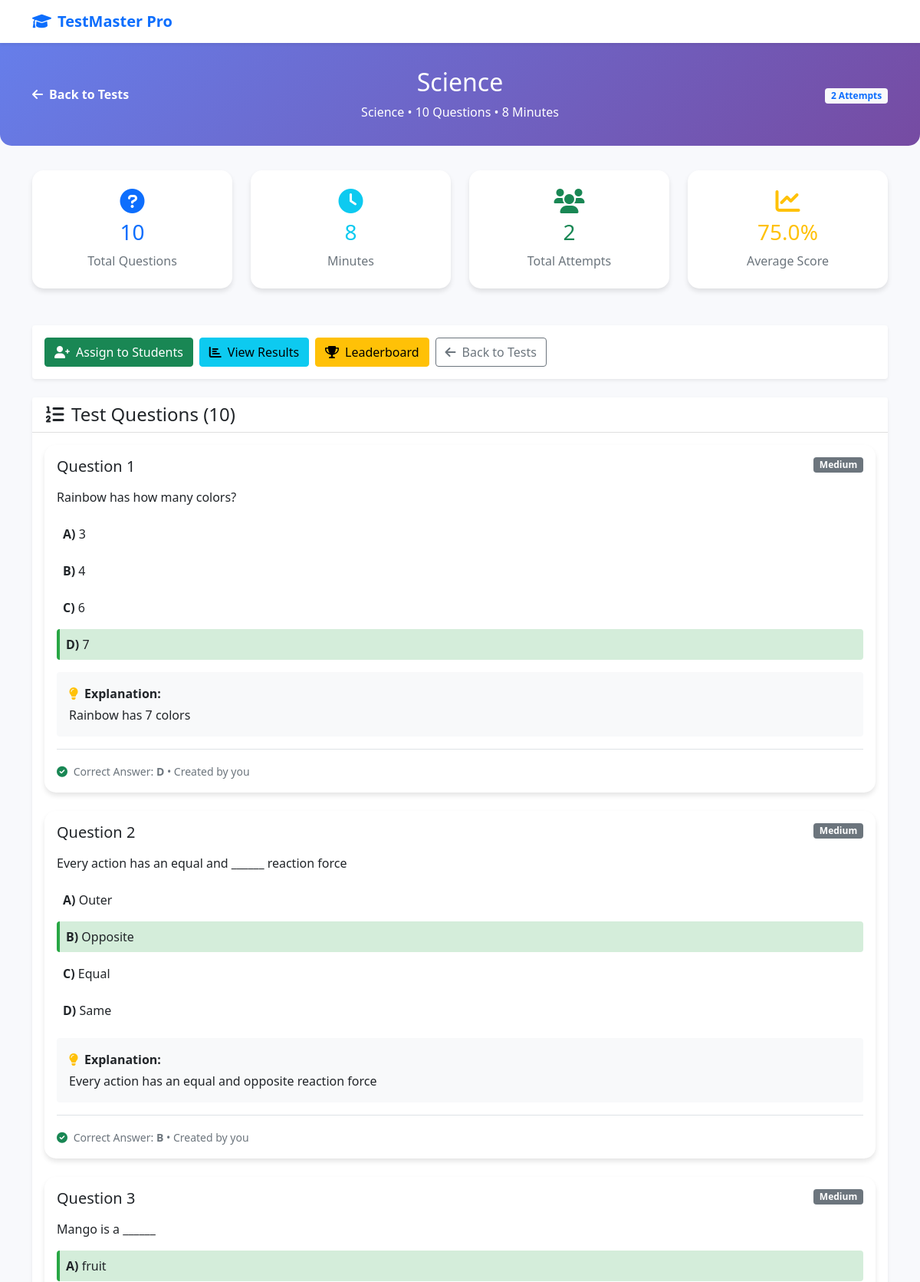
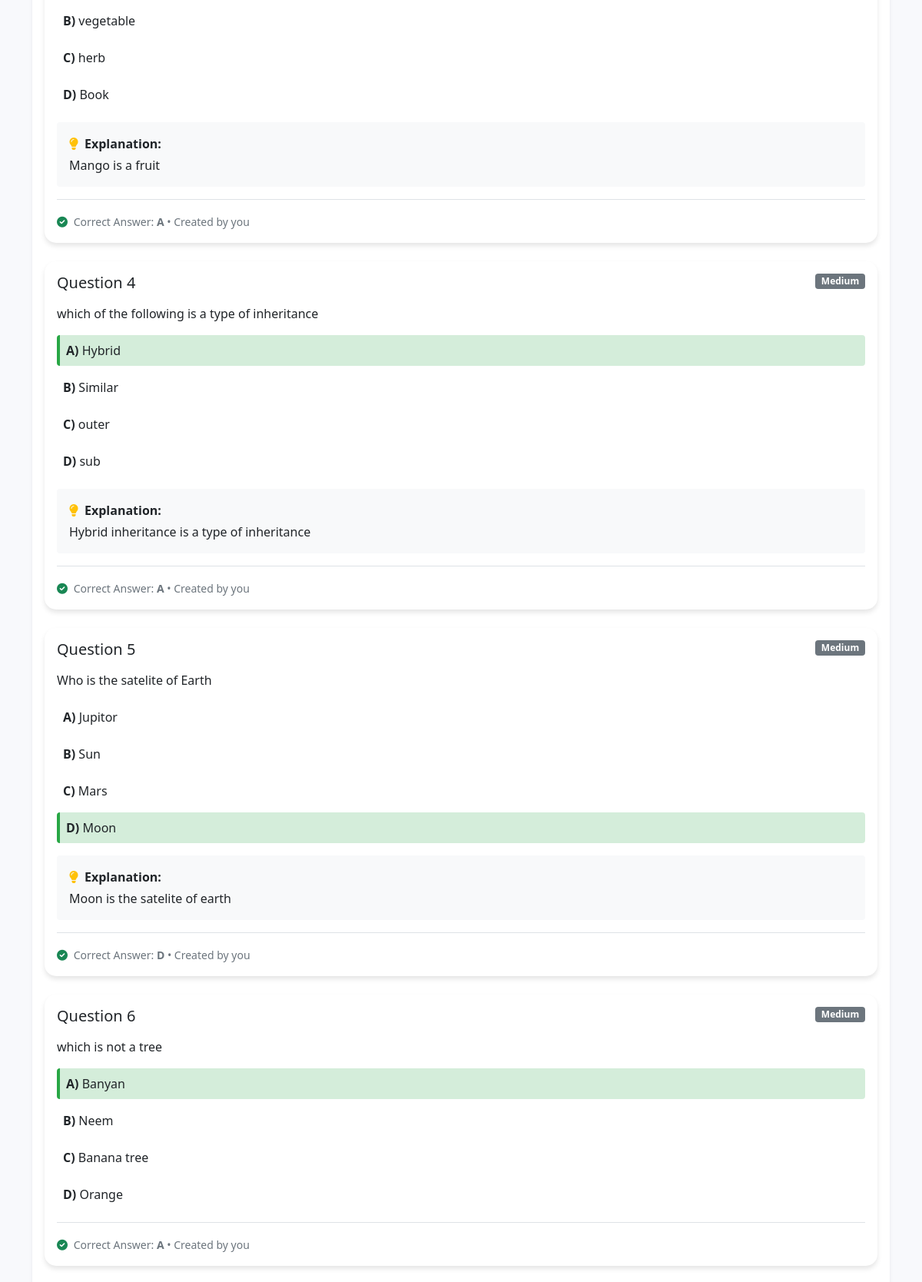
The page /teacher/view_test/1 (signed in, upper part) on the database its author committed (2 pictures, top to bottom).
### models.py (models this page shows)
class TestPaper(db.Model):
    id = db.Column(db.Integer, primary_key=True)
    name = db.Column(db.String(200), nullable=False)
    description = db.Column(db.Text)
    subject = db.Column(db.String(100), nullable=False)
    total_questions = db.Column(db.Integer, nullable=False)
    duration = db.Column(db.Integer, nullable=False)
    created_by = db.Column(db.Integer, db.ForeignKey('user.id'), nullable=False)
    created_at = db.Column(db.DateTime, default=lambda: datetime.now(timezone.utc))
    is_active = db.Column(db.Boolean, default=True)
    questions = db.relationship('TestQuestion', backref='test_paper', cascade='all, delete-orphan')

class TestQuestion(db.Model):
    id = db.Column(db.Integer, primary_key=True)
    test_paper_id = db.Column(db.Integer, db.ForeignKey('test_paper.id'), nullable=False)
    question_id = db.Column(db.Integer, db.ForeignKey('question.id'), nullable=False)
    question_number = db.Column(db.Integer, nullable=False)
    question = db.relationship('Question', backref='test_questions')

class Question(db.Model):
    id = db.Column(db.Integer, primary_key=True)
    subject = db.Column(db.String(100), nullable=False)
    question_text = db.Column(db.Text, nullable=False)
    option_a = db.Column(db.Text, nullable=False)
    option_b = db.Column(db.Text, nullable=False)
    option_c = db.Column(db.Text, nullable=False)
    option_d = db.Column(db.Text, nullable=False)
    correct_answer = db.Column(db.String(1), nullable=False)
    explanation = db.Column(db.Text)
    difficulty = db.Column(db.String(20), default='medium')
    uploaded_by = db.Column(db.Integer, db.ForeignKey('user.id'), nullable=False)
    created_at = db.Column(db.DateTime, default=lambda: datetime.now(timezone.utc))
    is_active = db.Column(db.Boolean, default=True)

### app.py (the view)
@app.route('/teacher/view_test/<int:test_id>')
@login_required('teacher')
def view_test(test_id):
    try:
        test = TestPaper.query.filter_by(id=test_id, created_by=session['user_id']).first_or_404()
        test_questions = TestQuestion.query.filter_by(test_paper_id=test_id).order_by(TestQuestion.question_number).all()
        total_attempts = TestResult.query.filter_by(test_paper_id=test_id).count()
        avg_score_result = db.session.query(db.func.avg(TestResult.percentage)).filter_by(test_paper_id=test_id).scalar()
        avg_score = avg_score_result if avg_score_result is not None else 0
        return render_template('view_test.html',
                             test=test,
                             test_questions=test_questions,
                             total_attempts=total_attempts,
                             avg_score=avg_score)
    except Exception as e:
        logger.error(f"View test error: {str(e)}")
        flash('Error loading test details.', 'danger')
        return redirect(url_for('manage_tests'))

### app.py (called while the page is built)
def login_required(role=None):
    def decorator(f):
        @wraps(f)
        def decorated_function(*args, **kwargs):
            if 'user_id' not in session:
                flash('Please log in to access this page.', 'warning')
                return redirect(url_for('login'))
            user = db.session.get(User, session['user_id'])
            if not user or not user.is_active:
                session.clear()
                flash('Your account is not active or has been deleted.', 'danger')
                return redirect(url_for('login'))
            if role and session.get('role') != role:
                flash('You do not have permission to access this page.', 'danger')
                return redirect(url_for('dashboard'))
            return f(*args, **kwargs)
        return decorated_function
    return decorator

### templates/view_test.html (shortened to what this page needs)
<!DOCTYPE html>
<html lang="en">
<head>
    <link href="https://cdn.jsdelivr.net/npm/bootstrap@5.1.3/dist/css/bootstrap.min.css" rel="stylesheet">
    <link rel="stylesheet" href="https://cdnjs.cloudflare.com/ajax/libs/font-awesome/6.0.0/css/all.min.css">
</head>
<body>
    <nav class="navbar navbar-light bg-white shadow-sm">
        <div class="container">
            <a class="navbar-brand fw-bold text-primary" href="{{ url_for('teacher_dashboard') }}">
                <i class="fas fa-graduation-cap me-2"></i>TestMaster Pro
            </a>
        </div>
    </nav>
    <div class="test-header">
        <div class="container">
            <div class="row align-items-center">
                <div class="col">
                    <a href="{{ url_for('manage_tests') }}" class="back-btn">
                        <i class="fas fa-arrow-left me-2"></i>Back to Tests
                    </a>
                </div>
                <div class="col text-center">
                    <h1 class="h2 mb-2">{{ test.name }}</h1>
                    <p class="mb-0">{{ test.subject }} • {{ test.total_questions }} Questions • {{ test.duration }} Minutes</p>
                </div>
                <div class="col text-end">
                    <span class="badge bg-light text-primary">{{ total_attempts }} Attempts</span>
                </div>
            </div>
        </div>
    </div>
    <div class="container">
        <div class="row mb-4">
            <div class="col-md-3">
                <div class="stats-card text-center">
                    <i class="fas fa-question-circle fa-2x text-primary mb-2"></i>
                    <h3 class="text-primary">{{ test.total_questions }}</h3>
                    <p class="text-muted mb-0">Total Questions</p>
                </div>
            </div>
            <div class="col-md-3">
                <div class="stats-card text-center">
                    <i class="fas fa-clock fa-2x text-info mb-2"></i>
                    <h3 class="text-info">{{ test.duration }}</h3>
                    <p class="text-muted mb-0">Minutes</p>
                </div>
            </div>
            <div class="col-md-3">
                <div class="stats-card text-center">
                    <i class="fas fa-users fa-2x text-success mb-2"></i>
                    <h3 class="text-success">{{ total_attempts }}</h3>
                    <p class="text-muted mb-0">Total Attempts</p>
                </div>
            </div>
            <div class="col-md-3">
                <div class="stats-card text-center">
                    <i class="fas fa-chart-line fa-2x text-warning mb-2"></i>
                    <h3 class="text-warning">
                        {% if total_attempts > 0 %}
                            {{ "%.1f"|format(avg_score) }}%
                        {% else %}
                            N/A
                        {% endif %}
                    </h3>
                    <p class="text-muted mb-0">Average Score</p>
                </div>
            </div>
        </div>
        <div class="card mb-4 border-0 shadow-sm">
            <div class="card-body">
                <div class="d-flex gap-2 flex-wrap">
                    <a href="{{ url_for('assign_test_to_students', test_id=test.id) }}" class="btn btn-success">
                        <i class="fas fa-user-plus me-2"></i>Assign to Students
                    </a>
                    {% if total_attempts > 0 %}
                    <a href="{{ url_for('test_results', test_id=test.id) }}" class="btn btn-info">
                        <i class="fas fa-chart-bar me-2"></i>View Results
                    </a>
                    <a href="{{ url_for('test_leaderboard', test_id=test.id) }}" class="btn btn-warning">
                        <i class="fas fa-trophy me-2"></i>Leaderboard
                    </a>
                    {% endif %}
                    <a href="{{ url_for('manage_tests') }}" class="btn btn-outline-secondary">
                        <i class="fas fa-arrow-left me-2"></i>Back to Tests
                    </a>
                </div>
            </div>
        </div>
        <div class="card border-0 shadow-sm">
            <div class="card-header bg-white">
                <h4 class="mb-0"><i class="fas fa-list-ol me-2"></i>Test Questions ({{ test_questions|length }})</h4>
            </div>
            <div class="card-body">
                {% if test_questions %}
                    {% for tq in test_questions %}
                    <div class="question-card">
                        <div class="card-body">
                            <div class="d-flex justify-content-between align-items-start mb-3">
                                <h5 class="card-title mb-0">Question {{ tq.question_number }}</h5>
                                <span class="badge bg-secondary">{{ tq.question.difficulty|title }}</span>
                            </div>
                            <p class="card-text mb-3">{{ tq.question.question_text }}</p>
                            <div class="options-container">
                                <div class="option mb-2 {% if tq.question.correct_answer == 'A' %}correct-answer{% endif %} p-2 rounded">
                                    <span class="option-label">A)</span> {{ tq.question.option_a }}
                                </div>
                                <div class="option mb-2 {% if tq.question.correct_answer == 'B' %}correct-answer{% endif %} p-2 rounded">
                                    <span class="option-label">B)</span> {{ tq.question.option_b }}
                                </div>
                                <div class="option mb-2 {% if tq.question.correct_answer == 'C' %}correct-answer{% endif %} p-2 rounded">
                                    <span class="option-label">C)</span> {{ tq.question.option_c }}
                                </div>
                                <div class="option mb-2 {% if tq.question.correct_answer == 'D' %}correct-answer{% endif %} p-2 rounded">
                                    <span class="option-label">D)</span> {{ tq.question.option_d }}
                                </div>
                            </div>
                            {% if tq.question.explanation %}
                            <div class="explanation mt-3 p-3 bg-light rounded">
                                <strong><i class="fas fa-lightbulb me-2 text-warning"></i>Explanation:</strong>
                                <p class="mb-0 mt-1">{{ tq.question.explanation }}</p>
                            </div>
                            {% endif %}
                            <div class="question-meta mt-3 pt-3 border-top">
                                <small class="text-muted">
                                    <i class="fas fa-check-circle me-1 text-success"></i>
                                    Correct Answer: <strong>{{ tq.question.correct_answer }}</strong>
                                    {% if tq.question.uploaded_by %}
                                    • Created by you
                                    {% endif %}
                                </small>
                            </div>
                        </div>
                    </div>
                    {% endfor %}
                {% else %}
                <div class="text-center py-5">
                    <i class="fas fa-question-circle fa-4x text-muted mb-3"></i>
                    <h5 class="text-muted">No Questions Found</h5>
                    <p class="text-muted">This test doesn't have any questions yet.</p>
                </div>
                {% endif %}
            </div>
        </div>
    </div>
</body>
</html>

### templates/view_test.html (style rules this page uses)
body { background-color: #f8f9fc; font-family: 'Segoe UI', Tahoma, Geneva, Verdana, sans-serif; }
.test-header { background: linear-gradient(135deg, #667eea 0%, #764ba2 100%); color: white; padding: 2rem 0; margin-bottom: 2rem; border-radius: 0 0 15px 15px; }
.question-card { background: white; border: none; border-radius: 15px; box-shadow: 0 4px 6px rgba(0, 0, 0, 0.1); margin-bottom: 1.5rem; transition: all 0.3s ease; }
.correct-answer { background-color: #d4edda; border-left: 4px solid #28a745; }
.option-label { font-weight: 600; min-width: 30px; }
.stats-card { background: white; border-radius: 15px; box-shadow: 0 4px 6px rgba(0, 0, 0, 0.1); padding: 1.5rem; margin-bottom: 1.5rem; }
.back-btn { color: white; text-decoration: none; font-weight: 600; transition: opacity 0.3s; }

### rows shown on the page
TestPaper: name "Science", subject "Science", total_questions "10", duration "8"
TestQuestion: question_number "1", question.difficulty "Medium", question.question_text "Rainbow has how many colors?", question.option_a "3", question.option_b "4", question.option_c "6", question.option_d "7", question.explanation "Rainbow has 7 colors", question.correct_answer "D"
TestQuestion: question_number "2", question.difficulty "Medium", question.question_text "Every action has an equal and ______ reaction force", question.option_a "Outer", question.option_b "Opposite", question.option_c "Equal", question.option_d "Same", question.explanation "Every action has an equal and opposite reaction force", question.correct_answer "B"
TestQuestion: question_number "3", question.difficulty "Medium", question.question_text "Mango is a ______", question.option_a "fruit", question.option_b "vegetable", question.option_c "herb", question.option_d "Book", question.explanation "Mango is a fruit", question.correct_answer "A"
TestQuestion: question_number "4", question.difficulty "Medium", question.question_text "which of the following is a type of inheritance", question.option_a "Hybrid", question.option_b "Similar", question.option_c "outer", question.option_d "sub", question.explanation "Hybrid inheritance is a type of inheritance", question.correct_answer "A"
TestQuestion: question_number "5", question.difficulty "Medium", question.question_text "Who is the satelite of Earth", question.option_a "Jupitor", question.option_b "Sun", question.option_c "Mars", question.option_d "Moon", question.explanation "Moon is the satelite of earth", question.correct_answer "D"
TestQuestion: question_number "6", question.difficulty "Medium", question.question_text "which is not a tree", question.option_a "Banyan", question.option_b "Neem", question.option_c "Banana tree", question.option_d "Orange", question.correct_answer "A"

### other values the page prints
{{ total_attempts }} "2"
{{ "%.1f"|format(avg_score) }} "75.0"
{{ test_questions|length }} "10"
